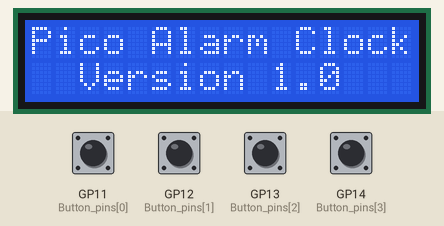
This program was run on a simulated Raspberry Pi Pico running MicroPython. On the bench: 16×2 character LCD. Inputs (shaded band) come from the test bench; at power-on: GP11 (Button_pins[0]), GP12 (Button_pins[1]), GP13 (Button_pins[2]), GP14 (Button_pins[3]) HIGH. WiFi joins after 1.5 s; the clock reads 2024-03-15 10:24:30 at power-on unless the program sets it; requests to the public web service named in the program get a made-up reply in its usual format after 0.4 s (London, UTC, broken clouds, 64 % humidity, 1013 hPa unless stated); library files of the repository ran but are not shown: pico_i2c_lcd.py; what the program prints to the serial console is not drawn.

Above: at 3.5 s.
At 8.6 s:
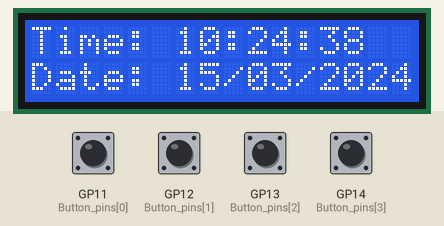
8.7 s: GP11 (Button_pins[0]) pulled LOW for 1.25 s
At 11.7 s:
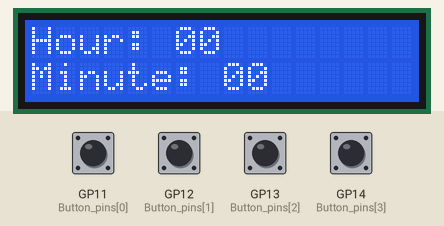
12.2 s: GP12 (Button_pins[1]) pulled LOW for 1.25 s
At 13.9 s:
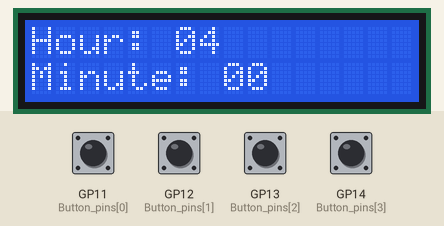
14.9 s: GP11 (Button_pins[0]) pulled LOW for 1.25 s
At 17.2 s:
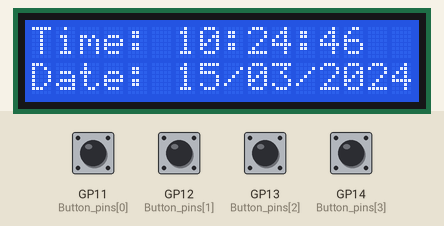
Timing chart, 0 to 18.7 s (numbered marks = the images above; inputs shaded):
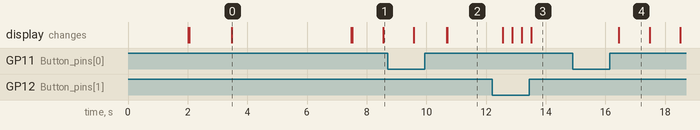

Measured:
- after the input at 12.2 s, the display: first changes after 0.35 s (image 3 shows a later state)
- after the input at 14.9 s, the display: changes after 1.5 s (image 4)
- what the display in image 0 shows lasts 4.0 s, from 3.5 s to 7.5 s
- what the display in image 4 shows lasts 1.1 s, from 16.4 s to 17.5 s

The program:

codetest.py
```python
import utime
from machine import Pin, I2C, RTC
from pico_i2c_lcd import I2cLcd
import urequests
import network
import json

# Load configuration
with open('config.json') as f:
    config = json.load(f)

# Check config.json has updated credentials
if config['ssid'] == 'Enter_Wifi_SSID':
    assert False, ("config.json has not been updated with your unique keys and data")

# Create WiFi connection and turn it on
wlan = network.WLAN(network.STA_IF)
wlan.active(True)

# Connect to WiFi router
print("Connecting to WiFi: {}".format(config['ssid']))
wlan.connect(config['ssid'], config['ssid_password'])

# Wait until WiFi is connected
while not wlan.isconnected():
    utime.sleep(1)

print("Connected to Wi-Fi:", wlan.ifconfig())

# Function to sync time with worldtimeapi.org
def sync_time_with_worldtimeapi_org(rtc):
    TIME_API = "http://worldtimeapi.org/api/timezone/Asia/Shanghai"

    try:
        response = urequests.get(TIME_API)
        if response.status_code == 200:
            json_data = response.json()
            print("Time API Response:", json_data)  # Print the response for debugging

            current_time = json_data.get("datetime")
            if current_time is None:
                print("Error: 'datetime' not found in response.")
                return

            the_date, the_time = current_time.split("T")
            year, month, mday = [int(x) for x in the_date.split("-")]
            the_time = the_time.split(".")[0]
            hours, minutes, seconds = [int(x) for x in the_time.split(":")]

            week_day = json_data.get("day_of_week")
            if week_day is None:
                print("Error: 'day_of_week' not found in response.")
                return

            rtc.datetime((year, month, mday, week_day, hours, minutes, seconds, 0))
            response.close()  # Close the response after successful use
        else:
            print("Error fetching time:", response.status_code)
    except Exception as e:
        print("Error fetching time:", e)

# Setup LCD I2C and initialize
I2C_ADDR = 63
I2C_NUM_ROWS = 2
I2C_NUM_COLS = 16

i2c = I2C(0, sda=Pin(0), scl=Pin(1), freq=400000)
lcd = I2cLcd(i2c, I2C_ADDR, I2C_NUM_ROWS, I2C_NUM_COLS)
lcd.backlight_on()

# Initialize RTC
rtc = RTC()
sync_time_with_worldtimeapi_org(rtc)

# Initialize Buzzer
buzzer = machine.PWM(machine.Pin(15))

def tone(pin, frequency, duration):
    pin.freq(frequency)
    pin.duty_u16(30000)
    utime.sleep_ms(duration)
    pin.duty_u16(0)

# Button pins for alarm setting
Button_pins = [11, 12, 13, 14]
set_hour = 0  # Initially set to a valid hour
set_minute = 0  # Initially set to a valid minute
Button = []

for x in range(4):
    Button.append(Pin(Button_pins[x], Pin.IN, Pin.PULL_UP))

def format_time(value):
    """Format the hour or minute to be two digits."""
    return '0' + str(value) if value < 10 else str(value)

def set_alarm():
    global set_hour, set_minute
    lcd.clear()

    current_setting = "hour"  # Start with hour
    while True:
        lcd.move_to(0, 0)
        lcd.putstr(f"Hour: {format_time(set_hour)}")  # Display hour in the first row
        lcd.move_to(0, 1)
        lcd.putstr(f"Minute: {format_time(set_minute)}")  # Display minute in the second row

        # Button checks
        if Button[0].value() == 0:  # Confirm setting
            print("Alarm set to:", set_hour, ":", set_minute)
            utime.sleep(0.5)  # Debounce delay
            break

        if Button[1].value() == 0:  # Increment
            if current_setting == "hour":
                set_hour = (set_hour + 1) % 24
                utime.sleep(0.2)  # Debounce delay

        if Button[2].value() == 0:  # Decrement
            if current_setting == "hour":
                set_hour = (set_hour - 1) % 24
            else:
                set_minute = (set_minute - 1) % 60
            utime.sleep(0.2)  # Debounce delay

        if Button[3].value() == 0:  # Switch setting
            current_setting = "minute" if current_setting == "hour" else "hour"
            utime.sleep(0.2)  # Debounce delay

        # Additional delay to prevent rapid switching
        utime.sleep(0.1)

def check_alarm():
    global set_hour, set_minute
    Y, M, D, W, H, Min, S, SS = rtc.datetime()
    if set_hour == H and set_minute == Min:  # Check only hour and minute
        while True:
            lcd.clear()
            lcd.move_to(4, 0)
            lcd.putstr("Wake Up!")
            tone(buzzer, 440, 250)
            utime.sleep_ms(500)
            if Button[3].value() == 0:  # Press any button to stop alarm
                buzzer.high()
                break

utime.sleep(1)
lcd.move_to(0, 0)
lcd.putstr("Pico Alarm Clock")
lcd.move_to(0, 1)
lcd.putstr("  Version 1.0   ")
utime.sleep(4)
lcd.clear()

while True:
    # Use RTC to get the current time
    Y, M, D, W, H, Min, S, SS = rtc.datetime()

    # Format time and date
    time_str = f"{H:02}:{Min:02}:{S:02}"
    date_str = f"{D:02}/{M:02}/{Y}"

    lcd.move_to(0, 0)
    lcd.putstr("Time: " + time_str)
    lcd.move_to(0, 1)
    lcd.putstr("Date: " + date_str)

    if Button[0].value() == 0:  # Button pressed for setting the alarm
        utime.sleep(0.1)  # Debounce
        print("Set Alarm")
        utime.sleep(1)
        set_alarm()

    check_alarm()

    utime.sleep(1)  # Update every second
```
